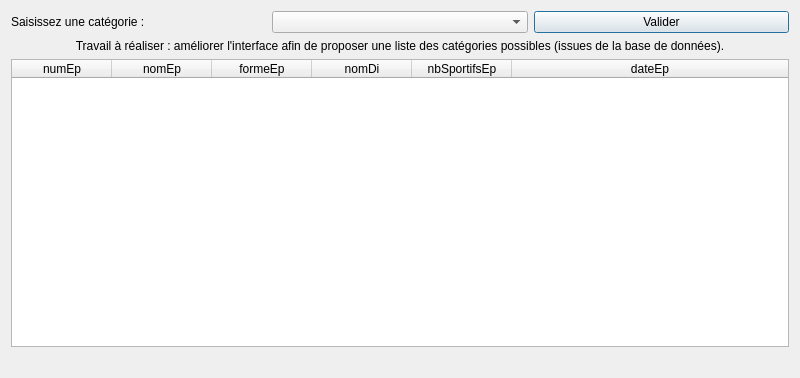
<?xml version="1.0" encoding="UTF-8"?>
<ui version="4.0">
 <class>fct_comp_3</class>
 <widget class="QDialog" name="fct_comp_3">
  <property name="geometry">
   <rect>
    <x>0</x>
    <y>0</y>
    <width>800</width>
    <height>378</height>
   </rect>
  </property>
  <property name="windowTitle">
   <string>Liste des épreuves d'une catégorie (version 2, catégories extraites de la BD)</string>
  </property>
  <layout class="QGridLayout" name="gridLayout">
   <item row="0" column="0">
    <layout class="QHBoxLayout" name="horizontalLayout">
     <item>
      <widget class="QLabel" name="label_2">
       <property name="text">
        <string>Saisissez une catégorie :</string>
       </property>
      </widget>
     </item>
     <item>
      <widget class="QComboBox" name="comboBox_categorie"/>
     </item>
     <item>
      <widget class="QPushButton" name="pushButton">
       <property name="text">
        <string>Valider</string>
       </property>
      </widget>
     </item>
    </layout>
   </item>
   <item row="1" column="0">
    <widget class="QLabel" name="label">
     <property name="text">
      <string>Travail à réaliser : améliorer l'interface afin de proposer une liste des catégories possibles (issues de la base de données).</string>
     </property>
     <property name="alignment">
      <set>Qt::AlignCenter</set>
     </property>
     <property name="wordWrap">
      <bool>true</bool>
     </property>
    </widget>
   </item>
   <item row="2" column="0">
    <widget class="QTableWidget" name="table_fct_comp_3">
     <attribute name="horizontalHeaderMinimumSectionSize">
      <number>50</number>
     </attribute>
     <attribute name="horizontalHeaderStretchLastSection">
      <bool>true</bool>
     </attribute>
     <attribute name="verticalHeaderVisible">
      <bool>false</bool>
     </attribute>
     <column>
      <property name="text">
       <string>numEp</string>
      </property>
     </column>
     <column>
      <property name="text">
       <string>nomEp</string>
      </property>
     </column>
     <column>
      <property name="text">
       <string>formeEp</string>
      </property>
     </column>
     <column>
      <property name="text">
       <string>nomDi</string>
      </property>
     </column>
     <column>
      <property name="text">
       <string>nbSportifsEp</string>
      </property>
     </column>
     <column>
      <property name="text">
       <string>dateEp</string>
      </property>
     </column>
    </widget>
   </item>
   <item row="3" column="0">
    <widget class="QLabel" name="label_fct_comp_3">
     <property name="text">
      <string/>
     </property>
     <property name="alignment">
      <set>Qt::AlignCenter</set>
     </property>
    </widget>
   </item>
  </layout>
 </widget>
 <resources/>
 <connections>
  <connection>
   <sender>pushButton</sender>
   <signal>clicked()</signal>
   <receiver>fct_comp_3</receiver>
   <slot>refreshResult()</slot>
   <hints>
    <hint type="sourcelabel">
     <x>364</x>
     <y>52</y>
    </hint>
    <hint type="destinationlabel">
     <x>444</x>
     <y>81</y>
    </hint>
   </hints>
  </connection>
 </connections>
 <slots>
  <slot>refreshResult()</slot>
 </slots>
</ui>
